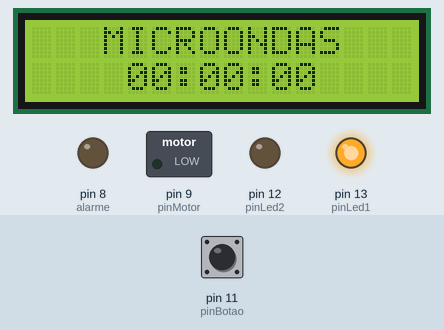
Recording of a sketch running on a simulated Arduino Uno, built with avr-gcc and run on an emulated ATmega328P. Parts: 16×2 character LCD, switched loads named in the sketch (green lamp = pin HIGH), output pins drawn as LEDs (lit = HIGH). The test bench sets the inputs (shaded band); at power-on: pin 11 (pinBotao) HIGH.

Above: at 1.2 s.
1.3 s: pin 11 (pinBotao) pulled LOW for 0.15 s
At 2.2 s:
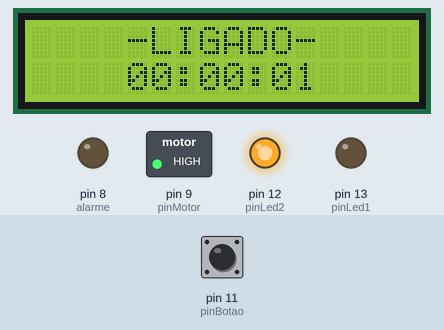
4.4 s: pin 11 (pinBotao) pulled LOW for 1 s
At 6.1 s:
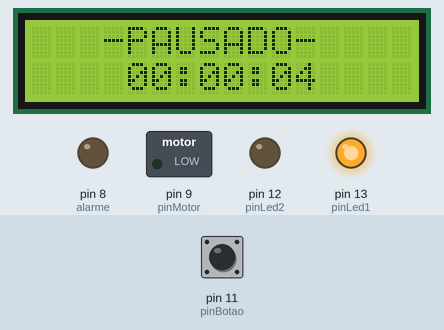
6.9 s: pin 11 (pinBotao) pulled LOW for 0.15 s
At 7.8 s:
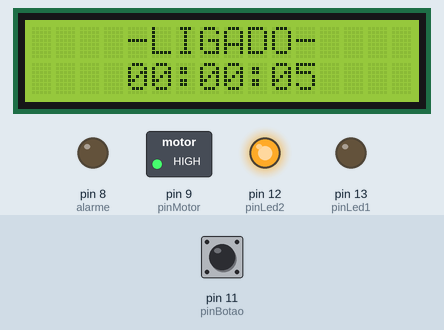
9.5 s: pin 11 (pinBotao) pulled LOW for 3.2 s
At 12.0 s:
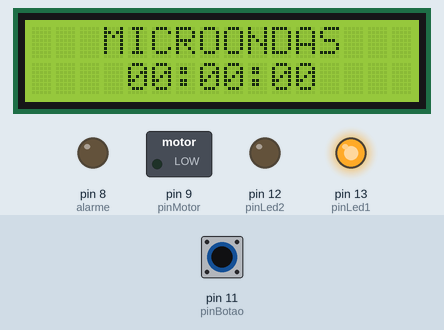
Timing chart, 0 to 13.5 s (numbered marks = the images above; inputs shaded):
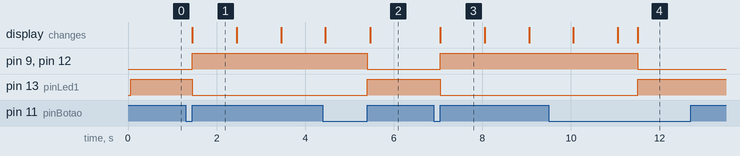

The sketch:

Microondas.ino
```cpp
/*
*  PROJETO: MICROONDAS [SEM TIMER] - Karolayne Silva
* FUNCIONAMENTO: Ao apertar o botão a 1º vez o forno liga,
* e depois do tempoLimite (30 seg) ele se desliga automaticamente.
*   Se o botão for apertado enquando o forno está ligado ele pausa
*   o tempo. Se o botão for segurado por tempoReset (2 seg)
*   o tempo será resetado.
*/

#include <LiquidCrystal.h>
//#include <TimerOne.h>
#define pinBotao 11
#define tempoReset 2000
#define pinMotor 9
#define pinLed1 13
#define pinLed2 12
#define alarme 8

//Controle Tempo
int horas = 0;
int minutos = 0;
int segundos = 0;
bool flag = false;
int limiteSegundos = 30; //Tempo em que o microondas para por padrao

//Motor Controle
bool fornoAberto = false;
int pot = 1000;

//Alarme
unsigned long tempoAnterior = 0; // Armazena o último momento em que o Buzzer foi atualizado
const long PERIODO = 60;//Tempo em que o alarme toca
int estadoAlarme = LOW;

int estadoBotaoControlador = -1;

//LCD
String mensagem = "MICROONDAS";
LiquidCrystal lcd(7, 6, 5, 4, 3, 2);

//PROCEDIMENTOS e FUNÇÕES
void incrementarTempo();
void pausarTempo();
void resetarTempo();
int pinBotaoStartApertado();
void ligarForno();
void desligarForno();
void lcdZerado(String);
void fornoEstaAberto();

void setup() {
  lcd.begin(16, 2);
  lcd.clear();
  lcd.setCursor(3, 0);
  lcd.print(mensagem);
  lcd.setCursor(4, 1);
  lcd.print("00:00:00");

  pinMode(pinBotao, INPUT_PULLUP);
  pinMode(pinLed1,OUTPUT);
  pinMode(pinLed2,OUTPUT);
  pinMode(pinMotor,OUTPUT);
  pinMode(alarme, OUTPUT);
  digitalWrite(pinLed1,HIGH);

/*O timer seria inicializado:
*Timer1.initialize(1000000);
*Timer1.attachInterrupt('metodo que iria controlar o timer');
*/
}

void loop()  {
  estadoBotaoControlador = pinBotaoStartApertado();

  if (estadoBotaoControlador == 0) {
    if (flag) {
      mensagem = "    -LIGADO-     ";
      lcd.setCursor(0, 0);
      lcd.print(mensagem);
      ligarForno();
      incrementarTempo();
      estadoAlarme=LOW;
    }
    else if(!flag && fornoAberto){
      fornoEstaAberto();
      segundos=0;
    }
  }
  if (estadoBotaoControlador == 1) {
    if (!flag) {
      desligarForno();
      pausarTempo();
    }
  }
  if (estadoBotaoControlador == 2) {
    resetarTempo();
    desligarForno();
  }
}

void incrementarTempo() {

/*Timer inicia a contagem
*Timer1.start();
*Timer1.attachInterrupt(contaTempo);
*/
  static unsigned long delayTempo;
  fornoAberto=false;

  if ( ((millis() - delayTempo) >= 1000)&&fornoAberto==false) {
    segundos++;
    delayTempo = millis();
    if(segundos == limiteSegundos){
      fornoAberto = true;
      flag=false;
    }
    atualizarPainel();
  }
}

void pausarTempo() {

  //quando o metodo é acionado, o timer para sem resetar o tempo, ou
  //seja, ficaria pausado:
  //Timer1.stop();

  mensagem = "-PAUSADO-";

  lcd.begin(16, 2);
  lcd.clear();
  lcd.setCursor(3, 0);
  lcd.print(mensagem);
  lcd.setCursor(4, 1);
  if (horas < 10) {
    lcd.print("0");
  }
  lcd.print(horas);
  lcd.print(":");

  if (minutos < 10) {
    lcd.print("0");
  }
  lcd.print(minutos);
  lcd.print(":");

  if (segundos < 10) {
    lcd.print("0");
  }
  lcd.print(segundos);

}

void resetarTempo() {

  //quando o metodo é acionado ele para o contador
  //e zera todos os valores
  //Timer1.stop();
  //horas = minutos = segundos = 0;

  mensagem = "   MICROONDAS";
  lcdZerado(mensagem);
  horas = minutos = segundos = 0;

}

void atualizarPainel() {
  lcd.setCursor(4, 1);
  if (horas < 10) {
    lcd.print("0");
  }
  lcd.print(horas);
  lcd.print(":");

  if (minutos < 10) {
    lcd.print("0");
  }
  lcd.print(minutos);
  lcd.print(":");

  if (segundos < 10) {
    lcd.print("0");
  }
  lcd.print(segundos);
}


int pinBotaoStartApertado() {
#define tempoDebounce 50 //(tempo para eliminar o efeito Bounce EM MILISEGUNDOS)

  static bool estadoBotaoAnt;
  static unsigned long delayBotao = 0;
  static unsigned long botaoApertado;
  static byte fase = 0;

  bool estadoBotao;
  byte estadoRet;

  estadoRet = 0;
  if ( (millis() - delayBotao) > tempoDebounce ) {
    estadoBotao = digitalRead(pinBotao);
    if ( !estadoBotao && (estadoBotao != estadoBotaoAnt) ) {
      delayBotao = millis();
      botaoApertado = millis();
      fase = 1;
    }

    if ( (fase == 1) && ((millis() - botaoApertado) > tempoReset) ) {
      fase = 0;
      estadoRet = 2;
      flag = false;
    }

    if ( estadoBotao && (estadoBotao != estadoBotaoAnt) ) {
      delayBotao = millis();

      if ( fase == 1 ) {
        estadoRet = 1;
        flag = !flag;
      }
      fase = 0;
    }

    estadoBotaoAnt = estadoBotao;
  }

  return estadoRet;
}
void ligarForno(){
  digitalWrite(pinMotor,pot);
  digitalWrite(pinLed2,HIGH);
  digitalWrite(pinLed1,LOW);
}
void desligarForno(){
  digitalWrite(pinMotor,0);
  digitalWrite(pinLed2,LOW);
  digitalWrite(pinLed1,HIGH);
}
void lcdZerado(String mensagem){
  lcd.setCursor(0, 0);
  lcd.print(mensagem);
  lcd.setCursor(4, 1);
  lcd.print("00:00:00");
}
void fornoEstaAberto(){
  mensagem = "-Forno Aberto-";
  /*lcd.begin(16, 2);
  lcd.clear();*/
  lcd.setCursor(1, 0);
  lcd.print(mensagem);
  desligarForno();

  unsigned long tempoAtual = millis();

  if (tempoAtual - tempoAnterior >= PERIODO) {
    tempoAnterior = tempoAtual;
    if (estadoAlarme == LOW) {
      tone(alarme,1319);
      estadoAlarme=HIGH;
    }
    else {
      noTone(alarme);
    }
  }
}
```

Measured:
- after the input at 1.3 s, pin 9 (pinMotor), pin 12 (pinLed2): LOW → HIGH after 0.15 s; pin 13 (pinLed1): HIGH → LOW after 0.15 s; the display: changes after 0.15 s (image 1)
- after the input at 4.4 s, pin 9 (pinMotor), pin 12 (pinLed2): HIGH → LOW after 1.0 s; pin 13 (pinLed1): LOW → HIGH after 1.0 s
- after the input at 6.9 s, pin 9 (pinMotor), pin 12 (pinLed2): LOW → HIGH after 0.15 s; pin 13 (pinLed1): HIGH → LOW after 0.15 s; the display: changes after 0.15 s (image 3)
- after the input at 9.5 s, pin 9 (pinMotor), pin 12 (pinLed2): HIGH → LOW after 2.0 s; pin 13 (pinLed1): LOW → HIGH after 2.0 s; the display: first differs from a run without the input after 2.0 s (image 4)
- what the display in image 1 shows lasts 1.0 s, from 1.5 s to 2.5 s
